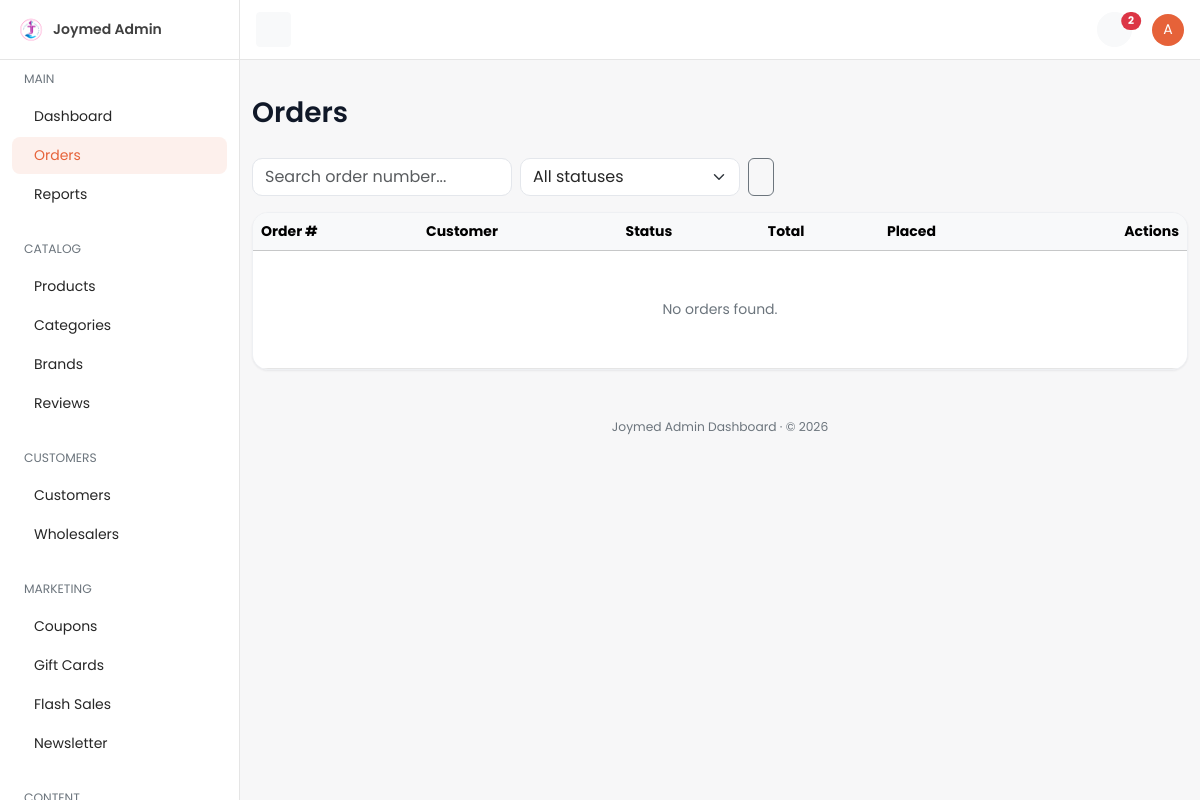
The page /dashboard/orders/ (signed in) on the database as committed earlier.
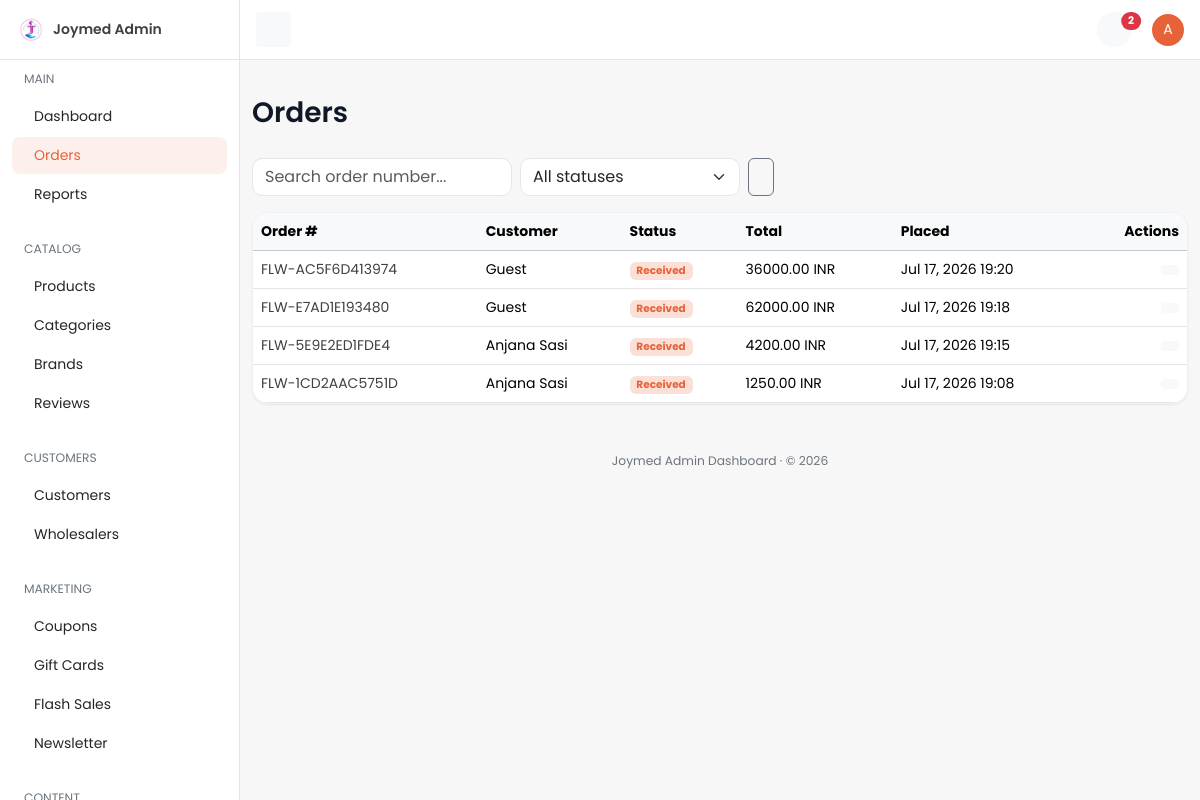
The same page on the database as committed later.
### orders/models.py (models this page shows, shortened)
class Order(TimeStampedModel):
    customer_profile = models.ForeignKey(
        "accounts.CustomerProfile",
        on_delete=models.CASCADE,
        related_name="orders",
        null=True,
        blank=True,
        verbose_name="Customer profile",
        help_text="Owner of this order; null for guest checkout.",
    )
    cart = models.ForeignKey(
        "cart.Cart",
        on_delete=models.SET_NULL,
        null=True,
        blank=True,
        related_name="orders",
        verbose_name="Source cart",
    )
    order_number = models.CharField(
        max_length=32,
        unique=True,
        db_index=True,
        verbose_name="Order number",
        help_text="Human-readable unique order reference.",
    )
    idempotency_key = models.CharField(
        max_length=64,
        unique=True,
        null=True,
        blank=True,
        db_index=True,
        verbose_name="Idempotency key",
        help_text="Client-supplied key preventing duplicate order creation.",
    )
    order_status = models.CharField(
        max_length=20,
        choices=OrderStatus.choices,
        default=OrderStatus.RECEIVED,
        db_index=True,
        verbose_name="Order status",
    )
    delivery_slot_booking = models.ForeignKey(
        "delivery.DeliverySlotBooking",
        on_delete=models.SET_NULL,
        null=True,
        blank=True,
        related_name="orders",
        verbose_name="Delivery slot booking",
    )
    subtotal = models.DecimalField(max_digits=12, decimal_places=2, default=0)
    coupon_discount = models.DecimalField(max_digits=12, decimal_places=2, default=0)
    delivery_charge = models.DecimalField(max_digits=12, decimal_places=2, default=0)
    total_amount = models.DecimalField(
        max_digits=12,
        decimal_places=2,
        verbose_name="Total amount",
        help_text="Order total in the customer's checkout currency.",
    )
    currency = models.ForeignKey(
        "core.Currency",
        on_delete=models.PROTECT,
        null=True,
        blank=True,
        related_name="orders",
        verbose_name="Currency",
    )
    delivery_address_snapshot = models.JSONField(
        default=dict,
        verbose_name="Delivery address snapshot",
    )
    invoice_details = models.JSONField(default=dict, verbose_name="Invoice details")
    class Meta:
        verbose_name = "Order"
        verbose_name_plural = "Orders"
        indexes = [
            models.Index(
                fields=["customer_profile", "-created_at"],
                name="ord_customer_created_idx",
            ),
            models.Index(fields=["order_status"], name="orders_order_status_idx"),
            models.Index(fields=["idempotency_key"], name="orders_idempotency_key_idx"),
        ]
        ordering = ["-created_at"]

### core/models.py (models this page shows, shortened)
class TimeStampedModel(models.Model):
    created_at = models.DateTimeField(
        auto_now_add=True,
        db_index=True,
        verbose_name="Created at",
        help_text="Timestamp when this record was first created.",
    )
    updated_at = models.DateTimeField(
        auto_now=True,
        db_index=True,
        verbose_name="Updated at",
        help_text="Timestamp when this record was last modified.",
    )
    class Meta:
        abstract = True

class Currency(TimeStampedModel):
    code = models.CharField(
        max_length=3,
        unique=True,
        db_index=True,
        verbose_name="Currency code",
        help_text="ISO 4217 currency code, e.g. QAR or USD.",
    )
    symbol = models.CharField(
        max_length=8,
        verbose_name="Symbol",
        help_text="Display symbol shown alongside prices, e.g. ر.ق or $.",
    )
    exchange_rate_to_base = models.DecimalField(
        max_digits=18,
        decimal_places=8,
        verbose_name="Exchange rate to base",
        help_text="Multiplier to convert this currency into the platform base currency.",
    )
    is_default = models.BooleanField(
        default=False,
        db_index=True,
        verbose_name="Is default",
        help_text="When True, this currency is the storefront default.",
    )
    is_active = models.BooleanField(
        default=True,
        db_index=True,
        verbose_name="Is active",
        help_text="When False, this currency is hidden/inactive on the storefront.",
    )
    class Meta:
        verbose_name = "Currency"
        verbose_name_plural = "Currencies"
        indexes = [
            models.Index(fields=["is_default"], name="core_currency_is_default_idx"),
        ]

### accounts/models.py (models this page shows, shortened)
class CustomerProfile(TimeStampedModel):
    user = models.OneToOneField(
        settings.AUTH_USER_MODEL,
        on_delete=models.CASCADE,
        related_name="customer_profile",
        verbose_name="User",
        help_text="Linked Django auth user.",
    )
    phone = models.CharField(
        max_length=20,
        blank=True,
        db_index=True,
        verbose_name="Phone number",
        help_text="Customer mobile number used for OTP login.",
    )
    phone_verified = models.BooleanField(
        default=False,
        verbose_name="Phone verified",
        help_text="True after a successful OTP verification for this phone.",
    )
    preferred_language = models.CharField(
        max_length=5,
        choices=settings.LANGUAGES,
        default=settings.LANGUAGE_CODE,
        verbose_name="Preferred language",
        help_text="Customer's preferred storefront language.",
    )
    preferred_currency = models.ForeignKey(
        "core.Currency",
        on_delete=models.PROTECT,
        related_name="customer_profiles",
        verbose_name="Preferred currency",
        help_text="Currency used to display prices for this customer.",
    )
    date_of_birth = models.DateField(
        null=True,
        blank=True,
        verbose_name="Date of birth",
        help_text="Optional date of birth for personalization.",
    )
    default_address = models.ForeignKey(
        "accounts.Address",
        on_delete=models.SET_NULL,
        null=True,
        blank=True,
        related_name="+",
        verbose_name="Default address",
        help_text="Customer's primary delivery address.",
    )
    notify_via_email = models.BooleanField(
        default=True,
        verbose_name="Email notifications",
        help_text="Receive order updates via email.",
    )
    notify_via_sms = models.BooleanField(
        default=True,
        verbose_name="SMS notifications",
        help_text="Receive order updates via SMS.",
    )
    notify_via_whatsapp = models.BooleanField(
        default=False,
        verbose_name="WhatsApp notifications",
        help_text="Receive order updates via WhatsApp.",
    )
    class Meta:
        verbose_name = "Customer profile"
        verbose_name_plural = "Customer profiles"
        indexes = [
            models.Index(fields=["phone"], name="accounts_profile_phone_idx"),
        ]
    def __str__(self) -> str:
        return self.user.get_full_name() or self.user.email or str(self.pk)

### dashboard/views/orders.py (the view)
# urls.py: path("orders/", orders.order_list, name="order-list"),
@dashboard_required
@require_http_methods(["GET"])
def order_list(request: HttpRequest) -> HttpResponse:
    qs = Order.objects.select_related("customer_profile__user", "currency").order_by("-created_at")
    status = request.GET.get("status", "").strip()
    if status:
        qs = qs.filter(order_status=status)
    query = request.GET.get("q", "").strip()
    if query:
        qs = qs.filter(order_number__icontains=query)
    paginator = Paginator(qs, 25)
    page_obj = paginator.get_page(request.GET.get("page"))
    params = request.GET.copy()
    params.pop("page", None)
    context = {
        "nav_section": "orders",
        "page_title": "Orders",
        "page_obj": page_obj,
        "objects": page_obj.object_list,
        "statuses": OrderStatus.choices,
        "current_status": status,
        "search_query": query,
        "querystring": params.urlencode(),
    }
    return render(request, "dashboard/orders/list.html", context)

### cart/selectors.py (called while the page is built)
def get_cart_for_request(*, request: HttpRequest) -> Optional[Cart]:
    if hasattr(request, _CART_CACHE_ATTR):
        return getattr(request, _CART_CACHE_ATTR)
    if not request.session.session_key:
        request.session.create()
    session_key = request.session.session_key
    cart = None
    if request.user.is_authenticated and hasattr(request.user, "customer_profile"):
        cart = (
            Cart.objects.filter(customer_profile=request.user.customer_profile)
            .select_related("currency", "destination_city")
            .first()
        )
    if cart is None:
        cart = (
            Cart.objects.filter(session_key=session_key)
            .select_related("currency", "destination_city")
            .first()
        )
    setattr(request, _CART_CACHE_ATTR, cart)
    return cart

def get_cart_item_count(*, cart: Cart | None) -> int:
    if cart is None:
        return 0
    total = CartItem.objects.filter(cart=cart).aggregate(total=Sum("quantity"))["total"]
    return int(total or 0)

def get_cart_count(*, request: HttpRequest) -> int:
    cart = get_cart_for_request(request=request)
    return get_cart_item_count(cart=cart)

### dashboard/templates/dashboard/orders/list.html (shortened to what this page needs)
{% extends "dashboard/base.html" %}
{% block page_title %}Orders{% endblock %}
{% block content %}
<div class="row">
  <div class="col-12">
    <form method="get" class="d-flex gap-2 mb-3 flex-wrap">
      <input type="text" name="q" value="{{ search_query }}" class="form-control" style="max-width: 260px;" placeholder="Search order number..." />
      <select name="status" class="form-select" style="max-width: 220px;" onchange="this.form.submit()">
        <option value="">All statuses</option>
      </select>
      <button type="submit" class="btn btn-outline-secondary"></button>
    </form>
    <div class="card table-responsive">
      <table class="table mb-0 text-nowrap table-hover align-middle">
        <thead class="table-light">
          <tr><th>Order #</th><th>Customer</th><th>Status</th><th>Total</th><th>Placed</th><th class="text-end">Actions</th></tr>
        </thead>
        <tbody>
          {% for order in objects %}
          <tr>
            <td><a href="{% url 'dashboard:order-detail' order.pk %}">{{ order.order_number }}</a></td>
            <td>{{ order.customer_profile|default:"Guest" }}</td>
            <td><span class="badge bg-primary-subtle text-primary">{{ order.get_order_status_display }}</span></td>
            <td>{{ order.total_amount|floatformat:2 }} {% if order.currency %}{{ order.currency.code }}{% endif %}</td>
            <td>{{ order.created_at|date:"M d, Y H:i" }}</td>
            <td class="text-end"><a href="{% url 'dashboard:order-detail' order.pk %}" class="btn btn-sm btn-light"></a></td>
          </tr>
          {% empty %}
          <tr><td colspan="6" class="text-center text-secondary py-5">No orders found.</td></tr>
          {% endfor %}
        </tbody>
      </table>
    </div>
  </div>
</div>
{% endblock %}

Rows that differ between the two databases and show on the page:
added Order: order_number "FLW-AC5F6D413974", customer_profile "Guest", order_status "Received", total_amount "36000.00", currency.code "INR", created_at "Jul 17, 2026 19:20"
added Order: order_number "FLW-E7AD1E193480", customer_profile "Guest", order_status "Received", total_amount "62000.00", currency.code "INR", created_at "Jul 17, 2026 19:18"
added Order: order_number "FLW-5E9E2ED1FDE4", customer_profile "Anjana Sasi", order_status "Received", total_amount "4200.00", currency.code "INR", created_at "Jul 17, 2026 19:15"
added Order: order_number "FLW-1CD2AAC5751D", customer_profile "Anjana Sasi", order_status "Received", total_amount "1250.00", currency.code "INR", created_at "Jul 17, 2026 19:08"
Other text that changed with them:
text no longer shown: "No orders found."
